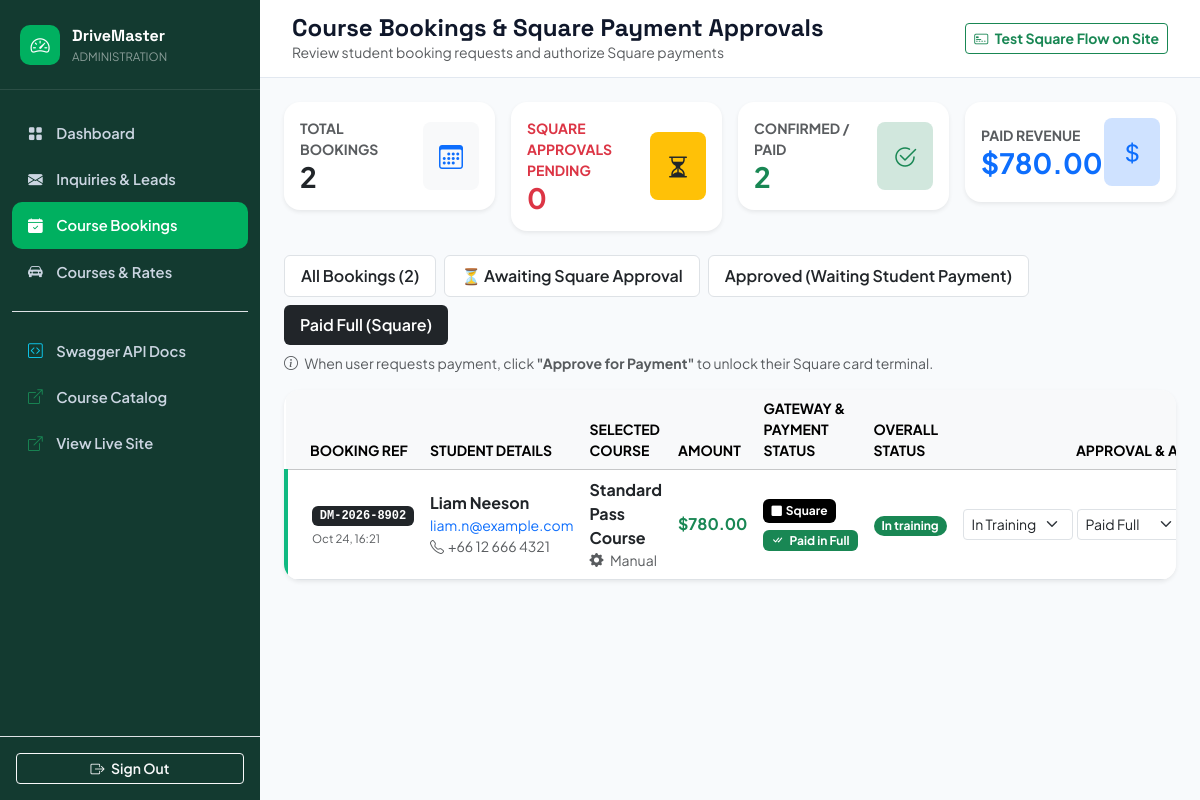
/admin/enrollments.php?filter=paid_full (signed in), run on the app's committed database.
### tables this page shows
CREATE TABLE IF NOT EXISTS `enrollments` (
  `id` INT UNSIGNED AUTO_INCREMENT PRIMARY KEY,
  `booking_reference` VARCHAR(20) NOT NULL UNIQUE,
  `student_name` VARCHAR(100) NOT NULL,
  `student_email` VARCHAR(120) NOT NULL,
  `student_phone` VARCHAR(30) NOT NULL,
  `course_id` INT UNSIGNED DEFAULT NULL,
  `course_name` VARCHAR(120) NOT NULL,
  `course_price` DECIMAL(10, 2) NOT NULL DEFAULT 0.00,
  `pickup_address` VARCHAR(200) DEFAULT NULL,
  `preferred_start_date` DATE DEFAULT NULL,
  `preferred_transmission` ENUM('automatic', 'manual', 'either') DEFAULT 'automatic',
  `payment_gateway` VARCHAR(50) DEFAULT 'square',
  `payment_status` VARCHAR(50) DEFAULT 'unpaid',
  `payment_tx_id` VARCHAR(100) DEFAULT NULL,
  `card_last4` VARCHAR(10) DEFAULT NULL,
  `status` ENUM('pending', 'approved_to_pay', 'confirmed', 'in_training', 'completed', 'cancelled') DEFAULT 'pending',
  `admin_notes` TEXT DEFAULT NULL,
  `created_at` TIMESTAMP DEFAULT CURRENT_TIMESTAMP,
  `updated_at` TIMESTAMP DEFAULT CURRENT_TIMESTAMP ON UPDATE CURRENT_TIMESTAMP,
  CONSTRAINT `fk_enrollments_course` FOREIGN KEY (`course_id`) REFERENCES `courses` (`id`) ON DELETE SET NULL,
  INDEX `idx_enrollments_status` (`status`),
  INDEX `idx_enrollments_email` (`student_email`)
);

### admin/enrollments.php (the view, shortened to what the rows shown need)
<?php
require_once __DIR__ . '/../backend/src/Database.php';
require_once __DIR__ . '/../backend/src/Models/Enrollment.php';
$activeFilter = $_GET['filter'] ?? 'all';
$filters = [];
if ($activeFilter === 'square_pending') {
    $filters['payment_status'] = 'payment_requested';
} elseif ($activeFilter === 'approved_to_pay') {
    $filters['payment_status'] = 'approved_to_pay';
} elseif ($activeFilter === 'paid_full') {
    $filters['payment_status'] = 'paid_in_full';
}
$enrollments = Enrollment::all($filters);
?>
<!DOCTYPE html>
<html lang="en">
<head>
  <link rel="stylesheet" href="../assets/vendor/fonts/fonts.css">
  <link rel="stylesheet" href="../assets/vendor/bootstrap/css/bootstrap.min.css">
  <link rel="stylesheet" href="../assets/vendor/bootstrap-icons/bootstrap-icons.min.css">
</head>
<body>
  <div class="admin-main">
    <div class="p-4 flex-grow-1">
      <div class="card border-0 shadow-sm rounded-4 overflow-hidden bg-white">
        <div class="table-responsive">
          <table class="table table-hover align-middle mb-0">
            <thead class="table-light small text-uppercase">
              <tr>
                <th class="ps-4">Booking Ref</th>
                <th>Student Details</th>
                <th>Selected Course</th>
                <th>Amount</th>
                <th>Gateway &amp; Payment Status</th>
                <th>Overall Status</th>
                <th class="text-end pe-4" style="min-width: 220px;">Approval &amp; Action</th>
              </tr>
            </thead>
            <tbody>
              <?php if (empty($enrollments)): ?>
                <tr>
                  <td colspan="7" class="text-center py-5 text-muted">
                    <i class="bi bi-calendar-x fs-1 d-block mb-2 text-secondary"></i>
                    No course bookings found for this filter.
                  </td>
                </tr>
              <?php else: ?>
                <?php foreach ($enrollments as $e):
                  $payStatus = $e['payment_status'] ?? 'unpaid';
                  $isPendingSquare = ($payStatus === 'payment_requested');
                  $isApprovedSquare = ($payStatus === 'approved_to_pay');
                  $isPaidSquare = ($payStatus === 'paid_in_full');
                  $rowClass = $isPendingSquare ? 'pending-row' : ($isPaidSquare ? 'approved-row' : '');
                ?>
                  <tr class="<?= $rowClass ?>">
                    <td class="ps-4">
                      <span class="badge bg-dark font-monospace text-uppercase"><?= htmlspecialchars($e['booking_reference']) ?></span>
                      <div class="small text-muted mt-1" style="font-size: 0.72rem;">
                        <?= htmlspecialchars(date('M d, H:i', strtotime($e['created_at'] ?? 'now'))) ?>
                      </div>
                    </td>
                    <td>
                      <div class="fw-bold text-dark"><?= htmlspecialchars($e['student_name']) ?></div>
                      <div class="small"><a href="mailto:<?= htmlspecialchars($e['student_email']) ?>" class="text-decoration-none"><?= htmlspecialchars($e['student_email']) ?></a></div>
                      <div class="small text-muted"><i class="bi bi-telephone me-1"></i><?= htmlspecialchars($e['student_phone']) ?></div>
                    </td>
                    <td>
                      <div class="fw-bold text-dark"><?= htmlspecialchars($e['course_name']) ?></div>
                      <div class="small text-muted">
                        <i class="bi bi-gear-fill me-1"></i> <?= ucfirst(htmlspecialchars($e['preferred_transmission'] ?? 'automatic')) ?>
                      </div>
                    </td>
                    <td>
                      <div class="fw-bold text-success fs-6">$<?= number_format((float)$e['course_price'], 2) ?></div>
                    </td>
                    <td>
                      <div class="mb-1">
                        <span class="square-badge">
                          <i class="bi bi-square-fill" style="font-size: 0.65rem;"></i> Square
                        </span>
                      </div>
                      <?php if ($isPendingSquare): ?>
                        <span class="badge bg-warning text-dark py-1 px-2 border border-warning-subtle">
                          <i class="bi bi-hourglass-split me-1"></i> Payment Requested
                        </span>
                      <?php elseif ($isApprovedSquare): ?>
                        <span class="badge bg-info text-dark py-1 px-2">
                          <i class="bi bi-unlock-fill me-1"></i> Approved - Waiting Student
                        </span>
                      <?php elseif ($isPaidSquare): ?>
                        <span class="badge bg-success text-white py-1 px-2">
                          <i class="bi bi-check-all me-1"></i> Paid in Full
                        </span>
                      <?php else: ?>
                        <span class="badge bg-secondary-subtle text-dark">
                          <?= ucfirst(str_replace('_', ' ', $payStatus)) ?>
                        </span>
                      <?php endif; ?>
                    </td>
                    <td>
                      <span class="badge bg-<?= ($e['status'] === 'confirmed' || $isPaidSquare) ? 'success' : ($isPendingSquare ? 'warning text-dark' : 'secondary') ?> px-2 py-1 rounded-pill">
                        <?= ucfirst(str_replace('_', ' ', $e['status'] ?? 'pending')) ?>
                      </span>
                    </td>
                    <td class="text-end pe-4">
                      <?php if ($isPendingSquare): ?>
                        <div class="d-inline-flex gap-1">
                          <form method="POST" class="d-inline">
                            <input type="hidden" name="action" value="approve_square">
                            <input type="hidden" name="ref" value="<?= htmlspecialchars($e['booking_reference']) ?>">
                            <button type="submit" class="btn btn-sm btn-success fw-bold py-1 px-2 shadow-sm" title="Approve student to proceed with Square payment">
                              <i class="bi bi-check-circle-fill me-1"></i> Approve Payment
                            </button>
                          </form>
                          <form method="POST" class="d-inline">
                            <input type="hidden" name="action" value="reject_square">
                            <input type="hidden" name="ref" value="<?= htmlspecialchars($e['booking_reference']) ?>">
                            <button type="submit" class="btn btn-sm btn-outline-danger py-1 px-2" title="Reject request" onclick="return confirm('Are you sure you want to reject this request?')">
                              <i class="bi bi-x-circle"></i>
                            </button>
                          </form>
                        </div>
                      <?php else: ?>
                        <form method="POST" class="d-inline-flex gap-1 align-items-center justify-content-end">
                          <select name="status" class="form-select form-select-sm" style="width: 110px;">
                            <option value="in_training" <?= $e['status'] === 'in_training' ? 'selected' : '' ?>>In Training</option>
                          </select>
                          <select name="payment_status" class="form-select form-select-sm" style="width: 110px;">
                            <option value="paid_in_full" <?= $payStatus === 'paid_in_full' ? 'selected' : '' ?>>Paid Full</option>
                          </select>
                        </form>
                      <?php endif; ?>
                    </td>
                  </tr>
                <?php endforeach; ?>
              <?php endif; ?>
            </tbody>
          </table>
        </div>
      </div>
    </div>
  </div>
</body>
</html>

### data on the page
enrollments: booking_reference "DM-2026-8902", created_at "Oct 24, 16:21", student_name "Liam Neeson", student_email "liam.n@example.com", student_phone "+66 12 666 4321", course_name "Standard Pass Course", preferred_transmission "Manual", course_price "780.00", shows "Paid in Full", status "In training", status "In Training", payment_status "Paid Full"

### other printed values
$stats['total_bookings'] "2"
$stats['square_pending'] "0"
$stats['confirmed'] "2"
$stats['revenue'] "780.00"
